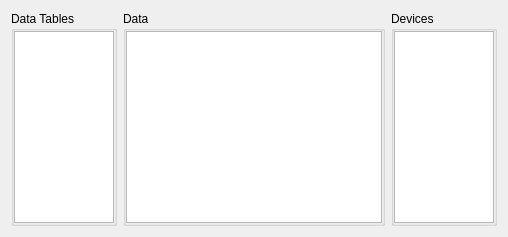
<?xml version="1.0" encoding="UTF-8"?>
<ui version="4.0">
 <author>Anton Rau</author>
 <class>RawDataWidget</class>
 <widget class="QWidget" name="RawDataWidget">
  <layout class="QHBoxLayout" name="horizontalLayout">
   <item>
    <widget class="QGroupBox" name="groupBoxTables">
     <property name="title">
      <string>Data Tables</string>
     </property>
     <layout class="QVBoxLayout" name="verticalLayout">
      <property name="leftMargin">
       <number>0</number>
      </property>
      <property name="topMargin">
       <number>0</number>
      </property>
      <property name="rightMargin">
       <number>0</number>
      </property>
      <property name="bottomMargin">
       <number>0</number>
      </property>
      <item>
       <widget class="QListWidget" name="listWidgetTables">
        <property name="sizeAdjustPolicy">
         <enum>QAbstractScrollArea::SizeAdjustPolicy::AdjustToContents</enum>
        </property>
       </widget>
      </item>
     </layout>
    </widget>
   </item>
   <item>
    <widget class="QGroupBox" name="groupBoxData">
     <property name="sizePolicy">
      <sizepolicy hsizetype="Preferred" vsizetype="Preferred">
       <horstretch>1</horstretch>
       <verstretch>0</verstretch>
      </sizepolicy>
     </property>
     <property name="title">
      <string>Data</string>
     </property>
     <layout class="QVBoxLayout" name="tableLayout">
      <property name="spacing">
       <number>0</number>
      </property>
      <property name="leftMargin">
       <number>0</number>
      </property>
      <property name="topMargin">
       <number>0</number>
      </property>
      <property name="rightMargin">
       <number>0</number>
      </property>
      <property name="bottomMargin">
       <number>0</number>
      </property>
      <item>
       <widget class="QTableView" name="tableView">
        <property name="selectionMode">
         <enum>QAbstractItemView::SelectionMode::SingleSelection</enum>
        </property>
        <property name="selectionBehavior">
         <enum>QAbstractItemView::SelectionBehavior::SelectRows</enum>
        </property>
        <attribute name="verticalHeaderMinimumSectionSize">
         <number>20</number>
        </attribute>
        <attribute name="verticalHeaderDefaultSectionSize">
         <number>20</number>
        </attribute>
       </widget>
      </item>
     </layout>
    </widget>
   </item>
   <item>
    <widget class="QGroupBox" name="groupBoxDevices">
     <property name="title">
      <string>Devices</string>
     </property>
     <layout class="QVBoxLayout" name="verticalLayout_2">
      <property name="leftMargin">
       <number>0</number>
      </property>
      <property name="topMargin">
       <number>0</number>
      </property>
      <property name="rightMargin">
       <number>0</number>
      </property>
      <property name="bottomMargin">
       <number>0</number>
      </property>
      <item>
       <widget class="QListWidget" name="listWidgetDevices">
        <property name="sizeAdjustPolicy">
         <enum>QAbstractScrollArea::SizeAdjustPolicy::AdjustToContents</enum>
        </property>
        <property name="selectionMode">
         <enum>QAbstractItemView::SelectionMode::MultiSelection</enum>
        </property>
       </widget>
      </item>
     </layout>
    </widget>
   </item>
  </layout>
 </widget>
 <resources>
  <include location="../../../../resources/resources.qrc"/>
 </resources>
 <connections/>
</ui>
